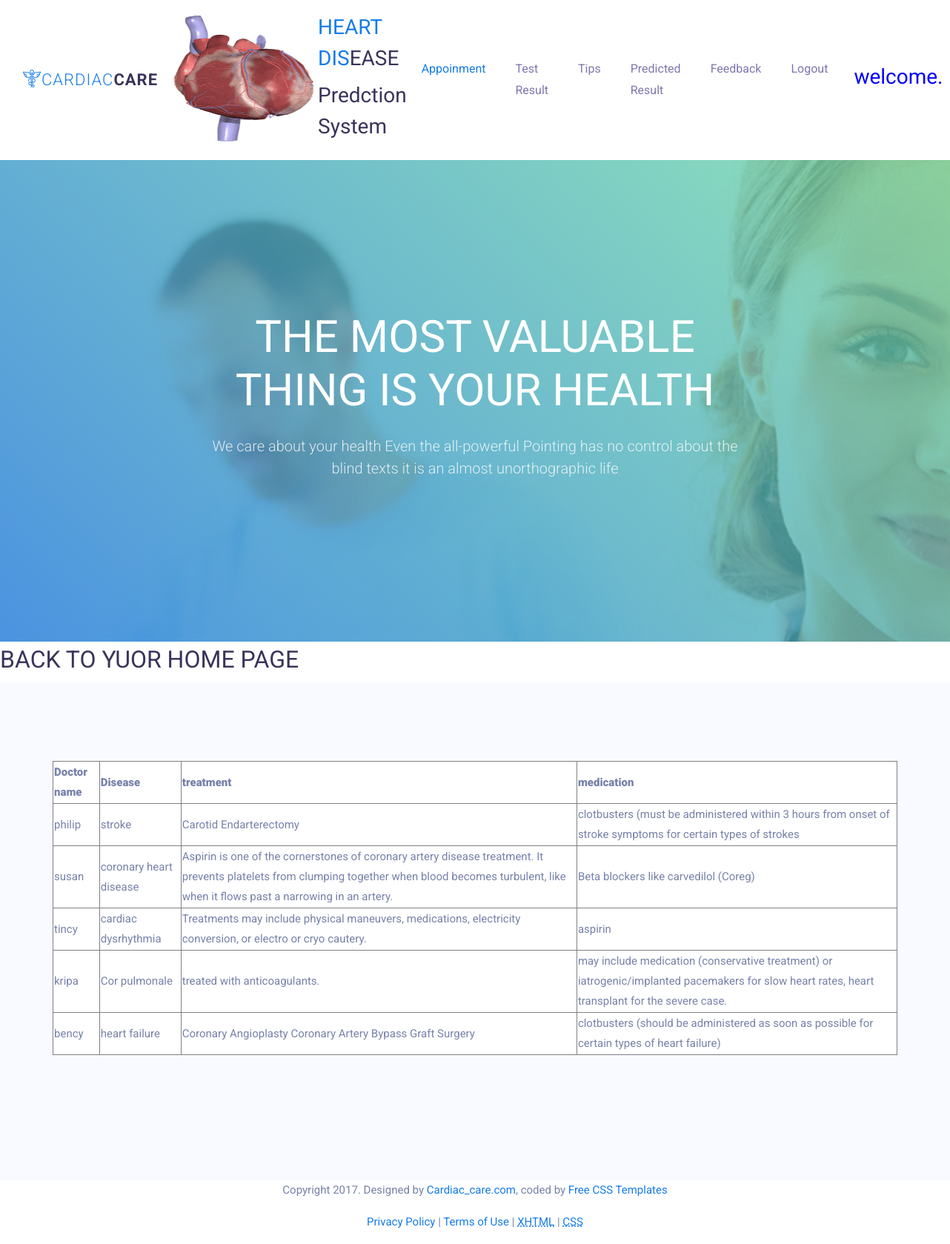
/remedic/usertips.php, run on the app's committed database.
### tables this page shows
CREATE TABLE `tbl_tip` (
  `dname` varchar(15) NOT NULL,
  `disease` varchar(100) NOT NULL,
  `treatment` varchar(2000) NOT NULL,
  `medication` text NOT NULL
);

### remedic/usertips.php (the view, shortened to what this page needs)
<!DOCTYPE html>
<html lang="en">
  <head>
    <link rel="stylesheet" href="css/open-iconic-bootstrap.min.css">
    <link rel="stylesheet" href="css/animate.css">
    <link rel="stylesheet" href="css/owl.carousel.min.css">
    <link rel="stylesheet" href="css/owl.theme.default.min.css">
    <link rel="stylesheet" href="css/magnific-popup.css">
    <link rel="stylesheet" href="css/aos.css">
    <link rel="stylesheet" href="css/ionicons.min.css">
    <link rel="stylesheet" href="css/bootstrap-datepicker.css">
    <link rel="stylesheet" href="css/jquery.timepicker.css">
    <link rel="stylesheet" href="css/flaticon.css">
    <link rel="stylesheet" href="css/icomoon.css">
    <link rel="stylesheet" href="css/style.css">
  </head>
  <body>
  <nav class="navbar navbar-expand-lg navbar-dark ftco_navbar bg-dark ftco-navbar-light" id="ftco-navbar">
    <div class="container">
      <a class="navbar-brand" href="index.html"><i class="flaticon-pharmacy"></i><span>CaRdIaC</span>CaRe</a>
<div>
		  <img src="images/Beating_Heart_animation.gif"  width="200" height="200">
		  </div>
		  <div class="art-shapes">
<h3 class="art-headline" data-left="2.51%">
    <a href="#">HEART DIS</a>EASE
</h3>
<h3 class="art-slogan" data-left="2.51%">Predction System</h3>
</div>
      <div class="collapse navbar-collapse" id="ftco-nav">
        <ul class="navbar-nav ml-auto">
          <li class="nav-item active"><a href="userappoinment.php" class="nav-link">Appoinment</a></li>
          <li class="nav-item"><a href="userresult.php" class="nav-link">Test Result</a></li>
          <li class="nav-item"><a href="usertips.php" class="nav-link">Tips</a></li>
          <li class="nav-item"><a href="userprediction.php" class="nav-link">Predicted Result</a></li>
            <li class="nav-item"><a href="userfedback.php" class="nav-link">Feedback</a></li>
                    <li class="nav-item"><a href="logout.php" class="nav-link">Logout</a></li>
        </ul>
      </div>
    </div>
	<?php
		  $usr=$_SESSION['username'];
		  echo "<h3>";
		  echo "<font color=blue>";
		  echo "welcome.".$usr;
		  echo "</font>";
		  echo "</h3>";
		  ?>
  </nav>
    <div class="hero-wrap" style="background-image: url('images/bg_1.jpg'); background-attachment:fixed;">
      <div class="overlay"></div>
      <div class="container">
        <div class="row no-gutters slider-text align-items-center justify-content-center" data-scrollax-parent="true">
          <div class="col-md-8 ftco-animate text-center">
            <h1 class="mb-4">The most valuable thing is your Health</h1>
            <p>We care about your health Even the all-powerful Pointing has no control about the blind texts it is an almost unorthographic life</p>
          </div>
        </div>
      </div>
    </div>
    <a href="patienthome.php"><h2>BACK TO YUOR HOME PAGE</h2></a>
    <section class="ftco-section bg-light">
      <div class="container">
        <div class="row justify-content-center mb-5 pb-3">
          <html>
<head>
</head>
<body>
			<div id="wrap">
				<div id="content_white">
					<div id="content">
 <?php
include("dbconnect.php");
$sql="select * from tbl_tip";
$result=mysql_query($sql,$con);
echo "<table border=1 bgcolor=white>";
echo "<tr><th><b>Doctor name</b></th>
       <th><b>Disease</b></th>
	   <th><b>treatment</b></th>
	   <th><b>medication</b></th></tr>";
while($row=mysql_fetch_array($result))
{
echo "<tr><td>$row[dname]</td>
       <td>$row[disease]</td>
	   <td>$row[treatment]</td>
	   <td>$row[medication]</td></tr>";
}
echo "</table>";
?>
        </div>
      </div>
    </section>
<?php
include("footer.php");
?>
  </body>
</html>

### remedic/usertips.php (style rules this page uses)
#content { width: 100%; background: #68e70e4d; / -webkit-animation: mymove 5s infinite; animation: mymove 5s infinite; }

### data on the page
tbl_tip: dname "philip", disease "stroke", treatment "Carotid Endarterectomy", medication "clotbusters (must be administered within 3 hours from onset of stroke symptoms for certain types of strokes"
tbl_tip: dname "susan", disease "coronary heart disease", treatment "Aspirin is one of the cornerstones of coronary artery disease treatment. It prevents platelets from clumping together when blood becomes turbulent, like when it flows past a narrowing in an artery.", medication "Beta blockers like carvedilol (Coreg)"
tbl_tip: dname "tincy", disease "cardiac dysrhythmia", treatment "Treatments may include physical maneuvers, medications, electricity conversion, or electro or cryo cautery.", medication "aspirin"
tbl_tip: dname "kripa", disease "Cor pulmonale", treatment "treated with anticoagulants.", medication "may include medication (conservative treatment) or iatrogenic/implanted pacemakers for slow heart rates, heart transplant for the severe case."
tbl_tip: dname "bency", disease "heart failure", treatment "Coronary Angioplasty Coronary Artery Bypass Graft Surgery", medication "clotbusters (should be administered as soon as possible for certain types of heart failure)"
